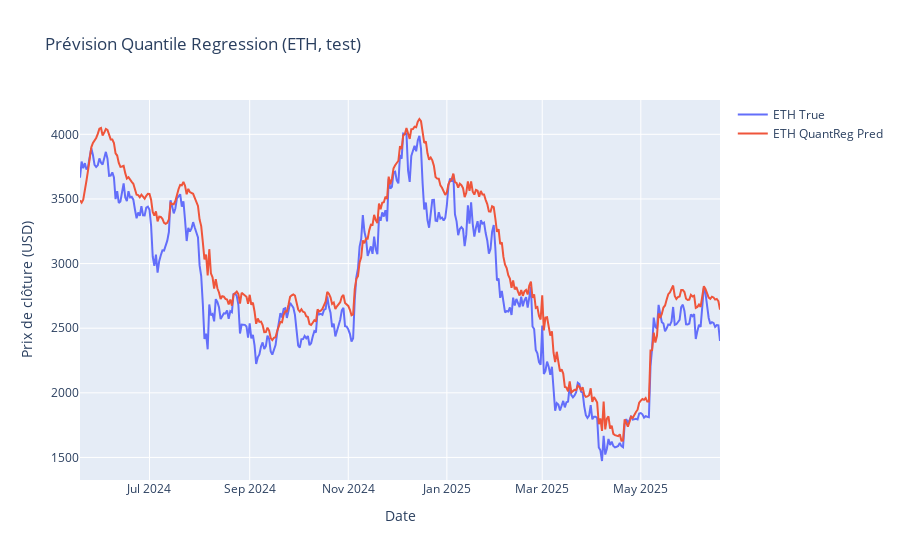

Source (notebook cell):
### Code cell
# 6. Evaluation quantitative
rmse = np.sqrt(mean_squared_error(y_test_true_eth, y_test_pred_eth))
r2 = r2_score(y_test_true_eth, y_test_pred_eth)
mape = np.mean(np.abs((y_test_true_eth - y_test_pred_eth) / y_test_true_eth)) * 100
print(f"Test RMSE (ETH QuantReg): {rmse:.2f}")
print(f"Test R² (ETH QuantReg): {r2:.4f}")
print(f"Test MAPE (ETH QuantReg): {mape:.2f}%")

# 7. Visualisation vrai vs. prédit (Plotly)
fig = go.Figure()
fig.add_trace(go.Scatter(x=test_eth.index, y=y_test_true_eth, mode='lines', name='ETH True'))
fig.add_trace(go.Scatter(x=test_eth.index, y=y_test_pred_eth, mode='lines', name='ETH QuantReg Pred'))
fig.update_layout(
    title="Prévision Quantile Regression (ETH, test)",
    xaxis_title="Date",
    yaxis_title="Prix de clôture (USD)"
)
fig.show()

### Figure 1 — Plotly figure (JSON) as saved in the notebook; plotly's stock layout.template omitted (floating-point values rounded to 4 significant figures; data arrays with more than 128 entries replaced by an {"elided": "..."} marker saying what was removed)
{"data": [{"mode": "lines", "name": "ETH True", "type": "scatter", "x": {"elided": "397 str values"}, "y": {"elided": "397 float values"}}, {"mode": "lines", "name": "ETH QuantReg Pred", "type": "scatter", "x": {"elided": "397 str values"}, "y": {"elided": "397 float values"}}], "layout": {"title": {"text": "Prévision Quantile Regression (ETH, test)"}, "xaxis": {"title": {"text": "Date"}}, "yaxis": {"title": {"text": "Prix de clôture (USD)"}}}}
